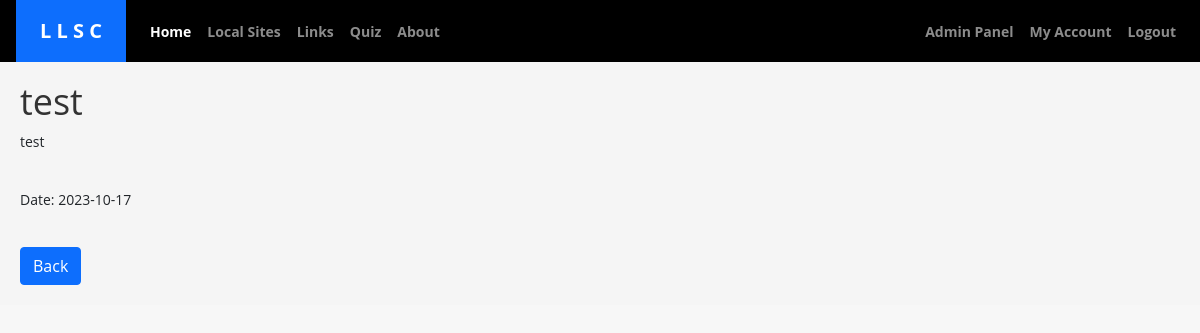
Screenshot of /news/test ?text=test+ (signed in) with the database file from the repository.
### tables this page shows
CREATE TABLE news (
    date TEXT,
    title TEXT,
    text TEXT
);

### app.py (the view)
@app.route('/news/<string:title>')
def news(title):
    try:
        conn = sqlite3.connect('mydatabase.db')
        cursor = conn.cursor()
        cursor.execute("SELECT title, text, date FROM news WHERE title=?", (title,))
        news_data = cursor.fetchone()
        conn.close()
        if news_data:
            news_title, news_text, news_date = news_data
            return render_template('news.html', news_title=news_title, news_text=news_text, news_date=news_date)
        else:
            flash('News not found in the database.', 'danger')
            return redirect(url_for('index'))
    except sqlite3.Error as e:
        flash('An error occurred while fetching news data.', 'danger')
        return redirect(url_for('index'))

### templates/news.html (shortened to what this page needs)
<!DOCTYPE html>
<html lang="hu">
   <head>
      <link rel="stylesheet" href="https://cdn.jsdelivr.net/npm/bootstrap@5.1.3/dist/css/bootstrap.min.css" />
      <link rel="stylesheet" href="https://cdnjs.cloudflare.com/ajax/libs/tempusdominus-bootstrap-4/5.39.0/css/tempusdominus-bootstrap-4.min.css"
 />
      <link rel="stylesheet" href="{{ url_for('static', filename='style.css') }}">
      <link rel="stylesheet" href="https://unpkg.com/leaflet@1.9.3/dist/leaflet.css" />
   </head>
   <div class="container-xl main">
      <nav class="navbar navbar-expand-lg navbar-dark bg-dark fixed-top p-0">
         <a class="navbar-brand bg-primary px-4 py-3" href="{{ url_for('index') }}">
         L L S C
         </a>
         <div class="collapse navbar-collapse" id="navbarSupportedContent">
            <ul class="navbar-nav border-top border-lg-0">
               <li class="nav-item">
                  <a class="nav-link px-4 px-lg-2 py-3 active" aria-current="page"  href="{{ url_for('index') }}">Home </a>
               </li>
               <li class="nav-item">
                  <a class="nav-link px-4 px-lg-2 py-3" href="{{ url_for('sites') }}">Local Sites</a>
               </li>
               <li class="nav-item">
                  <a class="nav-link px-4 px-lg-2 py-3" href="{{ url_for('links') }}">Links</a>
               </li>
               <li class="nav-item">
                  <a class="nav-link px-4 px-lg-2 py-3" href="{{ url_for('quiz') }}">Quiz</a>
               </li>
               <li class="nav-item">
                  <a class="nav-link px-4 px-lg-2 py-3" href="{{ url_for('about') }}">About</a>
               </li>
            </ul>
            <ul class="navbar-nav ms-auto me-0 me-lg-3 border-top border-lg-0">
               {% if 'username' in session %}
               {% if 'admin' in session and session['admin'] == 'yes' %}
               <li class="nav-item">
                  <a class="nav-link px-4 px-lg-2 py-3" href="{{ url_for('admin_panel') }}">Admin Panel</a>
               </li>
               {% endif %}
               <li class="nav-item">
                  <a class="nav-link px-4 px-lg-2 py-3" href="{{ url_for('myaccount') }}">My Account</a>
               </li>
               <li class="nav-item">
                  <a class="nav-link px-4 px-lg-2 py-3" href="{{ url_for('logout') }}">Logout</a>
               </li>
               {% endif %}
            </ul>
         </div>
      </nav>
   </div>
   <body class="content">
      <div class="links-container">
         <h1>{{ news_title }}</h1>
         <p>{{ news_text }}</p>
         <br>
         <p>Date: {{ news_date.split(' ')[0] }}</p>
         <br>
         <button class="btn btn-primary" onclick="history.go(-1)">Back</button>
      </div>
   </body>
</html>

### static/style.css (style rules this page uses)
.navbar-brand { margin-left: 1rem; }
body { font-family: "Open Sans", sans-serif; font-size: 14px; background-color: #f7f7f7; margin: 0; padding: 0; height: 100%; }
h1 { font-size: 36px; color: #333; }
a { color: #0077ff; text-decoration: none; font-weight: bold; transition: all 0.3s ease-in-out; }
.main { padding-top: 30px; }
button { background-color: #0077ff; color: #fff; border: none; border-radius: 5px; padding: 10px 20px; cursor: pointer; transition: background-color 0.3s; }
.bg-dark { background-color: Black !important; }
@media (min-width: 992px) { .border-lg-0 { border: none !important; } }
.links-container, .about-container, .admin-panel-content, .quiz-container { background-color: #f5f5f5; padding: 20px; padding-top: 50px; }

### rows the page displays
news: title "test", text "test", date "2023-10-17"
